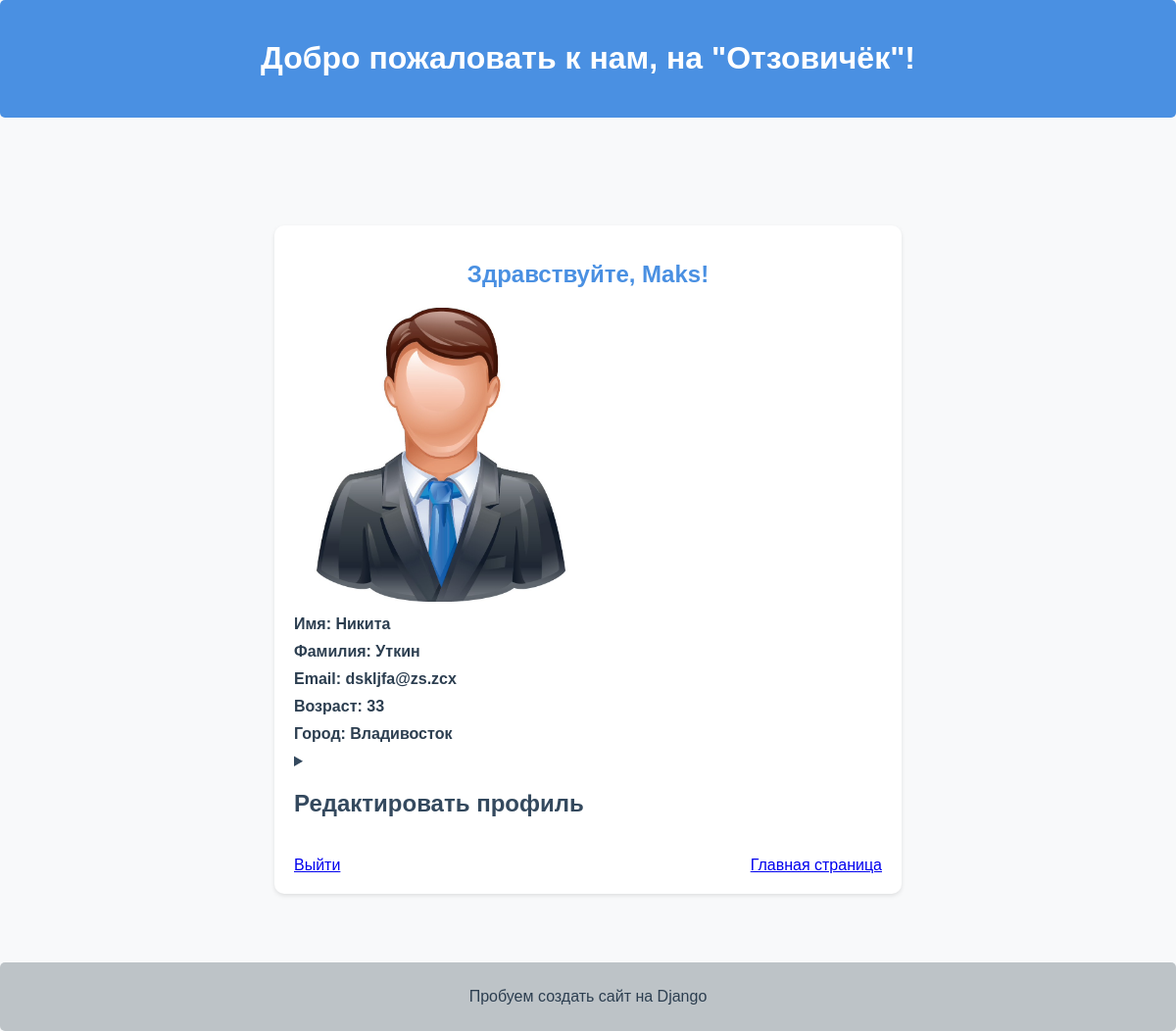
Page /users/profile/ (signed in) on the committed database.
### users/models.py (models this page shows, shortened)
class User(AbstractUser):
    age = models.IntegerField(null=True, blank=True)
    city = models.CharField(max_length=100, null=True, blank=True)
    image = models.ImageField(upload_to='users_images', null=True, blank=True)

### users/views.py (the view)
# urls.py: path('profile/', profile, name='profile'),
def profile(request):
    user = request.user
    if request.method == 'POST':
        form = UserProfileForm(instance=user, data=request.POST, files=request.FILES)
        if form.is_valid():
            form.save()
            return redirect('users:profile')
    else:
        form = UserProfileForm(instance=user, files=request.FILES)
    context = {'form': form}
    return render(request, 'profile.html', context)

### users/templates/profile.html (shortened to what this page needs)
{% extends 'base.html' %}
{% load static %}
{% block content %}
<div class="profile">
    <div class="profile-info">
        <h1>Здравствуйте, {{ user.username }}!</h1>
        <img width="300" height="300"
             src="{% if user.image %} {{ user.image.url }} {% else %} {% static 'media/user-icon.png' %} {% endif %}">
        <p><strong>Имя: {{ user.first_name }}</strong></p>
        <p><strong>Фамилия: {{ user.last_name }}</strong></p>
        <p><strong>Email: {{ user.email }}</strong></p>
        <p><strong>Возраст: {{ user.age }}</strong></p>
        <p><strong>Город: {{ user.city }}</strong></p>
    </div>
    <details>
        <summary><h2>Редактировать профиль</h2></summary>
    </details>
    <div class="profile-actions">
        <a href="{% url 'users:logout' %}">Выйти</a>
        <a href="{% url 'posts:index' %}">Главная страница</a>
    </div>
</div>
{% endblock %}

### static/css/style.css (style rules this page uses)
body { font-family: Arial, sans-serif; background-color: #f8f9fa; margin: 0; padding: 0; color: #34495e; }
.profile { max-width: 600px; margin: 50px auto; padding: 20px; background-color: #fff; border-radius: 10px; box-shadow: 0 2px 4px rgba(0, 0, 0, 0.1); }
.profile h1 { color: #4a90e2; margin-bottom: 20px; text-align: center; font-size: 24px; }
.profile-info p { margin: 10px 0; font-size: 16px; color: #34495e; }
.profile-info p strong { color: #2c3e50; }
.profile-actions { display: flex; justify-content: space-between; margin-top: 20px; }

### rows in the picture
User: username "Maks", image (picture), first_name "Никита", last_name "Уткин", email "dskljfa@zs.zcx", age "33", city "Владивосток"
